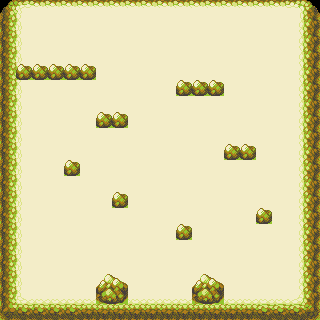

Tiled map render using the project's own tile images. Description and the whole map definition, tile-layer contents included, below:
An orthogonal 20x20 tile map with 16x16 px tiles, 2 tile layers (Floor, Obstacles) and 21 objects (7x brownSlime).

<map version="1.10" tiledversion="1.11.0" orientation="orthogonal" renderorder="right-down" width="20" height="20" tilewidth="16" tileheight="16" infinite="0" nextlayerid="7" nextobjectid="64">
 <editorsettings>
  <export target="floor1_6.lua" format="lua" />
 </editorsettings>
 <tileset firstgid="1" name="AdventureBegins_Demo" tilewidth="16" tileheight="16" tilecount="589" columns="19">
  <image source="AdventureBegins_Demo.png" width="304" height="496" />
 </tileset>
 <layer id="1" name="Floor" width="20" height="20" locked="1">
  <data encoding="csv">
153,154,155,155,155,155,155,155,155,155,155,155,155,155,155,155,155,155,156,157,
172,173,174,174,174,174,174,174,174,174,174,174,174,174,174,174,174,174,175,176,
172,173,174,174,174,174,174,174,174,174,174,174,174,174,174,174,174,174,175,176,
172,173,174,174,174,174,174,174,174,174,174,174,174,174,174,174,174,174,175,176,
172,173,174,174,174,174,174,174,174,174,174,174,174,174,174,174,174,174,175,176,
172,173,174,174,174,174,174,174,174,174,174,174,174,174,174,174,174,174,175,176,
172,173,174,174,174,174,174,174,174,174,174,174,174,174,174,174,174,174,175,176,
172,173,174,174,174,174,174,174,174,174,174,174,174,174,174,174,174,174,175,176,
172,173,174,174,174,174,174,174,174,174,174,174,174,174,174,174,174,174,175,176,
172,173,174,174,174,174,174,174,174,174,174,174,174,174,174,174,174,174,175,195,
172,173,174,174,174,174,174,174,174,174,174,174,174,174,174,174,174,174,175,195,
172,173,174,174,174,174,174,174,174,174,174,174,174,174,174,174,174,174,175,195,
172,173,174,174,174,174,174,174,174,174,174,174,174,174,174,174,174,174,175,195,
172,173,174,174,174,174,174,174,174,174,174,174,174,174,174,174,174,174,175,195,
172,173,174,174,174,174,174,174,174,174,174,174,174,174,174,174,174,174,175,195,
172,173,174,174,174,174,174,174,174,174,174,174,174,174,174,174,174,174,175,195,
172,173,174,174,174,174,174,174,174,174,174,174,174,174,174,174,174,174,175,195,
172,173,174,174,174,174,174,174,174,174,174,174,174,174,174,174,174,174,175,195,
172,192,193,193,193,193,193,193,193,193,193,193,193,193,193,193,193,193,194,195,
210,211,211,211,211,212,212,212,212,212,212,212,212,212,212,212,213,213,213,214
</data>
 </layer>
 <layer id="4" name="Obstacles" width="20" height="20">
  <data encoding="csv">
0,0,0,0,0,0,0,0,0,0,0,0,0,0,0,0,0,0,0,0,
0,0,0,0,0,0,0,0,0,0,0,0,0,0,0,0,0,0,0,0,
0,0,0,0,0,0,0,0,0,0,0,0,0,0,0,0,0,0,0,0,
0,0,0,0,0,0,0,0,0,0,0,0,0,0,0,0,0,0,0,0,
0,231,231,231,231,231,0,0,0,0,0,0,0,0,0,0,0,0,0,0,
0,0,0,0,0,0,0,0,0,0,0,231,231,231,0,0,0,0,0,0,
0,0,0,0,0,0,0,0,0,0,0,0,0,0,0,0,0,0,0,0,
0,0,0,0,0,0,231,231,0,0,0,0,0,0,0,0,0,0,0,0,
0,0,0,0,0,0,0,0,0,0,0,0,0,0,0,0,0,0,0,0,
0,0,0,0,0,0,0,0,0,0,0,0,0,0,231,231,0,0,0,0,
0,0,0,0,231,0,0,0,0,0,0,0,0,0,0,0,0,0,0,0,
0,0,0,0,0,0,0,0,0,0,0,0,0,0,0,0,0,0,0,0,
0,0,0,0,0,0,0,231,0,0,0,0,0,0,0,0,0,0,0,0,
0,0,0,0,0,0,0,0,0,0,0,0,0,0,0,0,231,0,0,0,
0,0,0,0,0,0,0,0,0,0,0,231,0,0,0,0,0,0,0,0,
0,0,0,0,0,0,0,0,0,0,0,0,0,0,0,0,0,0,0,0,
0,0,0,0,0,0,0,0,0,0,0,0,0,0,0,0,0,0,0,0,
0,0,0,0,0,0,229,230,0,0,0,0,229,230,0,0,0,0,0,0,
0,0,0,0,0,0,248,249,0,0,0,0,248,249,0,0,0,0,0,0,
0,0,0,0,0,0,0,0,0,0,0,0,0,0,0,0,0,0,0,0
</data>
 </layer>
 <objectgroup id="5" name="Walls">
  <object id="23" x="0" y="0" width="16" height="320" />
  <object id="25" x="304" y="0" width="16" height="320" />
  <object id="28" x="16" y="304" width="288" height="16" />
  <object id="31" x="16" y="0" width="288" height="8" />
  <object id="47" x="16" y="64" width="80" height="16" />
  <object id="48" x="176" y="80" width="48" height="16" />
  <object id="49" x="96" y="112" width="32" height="16" />
  <object id="50" x="224" y="144" width="32" height="16" />
  <object id="51" x="256" y="208" width="16" height="16" />
  <object id="52" x="176" y="224" width="16" height="16" />
  <object id="53" x="112" y="192" width="16" height="16" />
  <object id="54" x="64" y="160" width="16" height="16" />
  <object id="55" x="96" y="272" width="32" height="32" />
  <object id="56" x="192" y="272" width="32" height="32" />
 </objectgroup>
 <objectgroup id="6" name="Enemies">
  <object id="57" name="brownSlime" x="48" y="128">
   <point />
  </object>
  <object id="58" name="brownSlime" x="112" y="160">
   <point />
  </object>
  <object id="59" name="brownSlime" x="176" y="112">
   <point />
  </object>
  <object id="60" name="brownSlime" x="144" y="240">
   <point />
  </object>
  <object id="61" name="brownSlime" x="240" y="192">
   <point />
  </object>
  <object id="62" name="brownSlime" x="272" y="64">
   <point />
  </object>
  <object id="63" name="brownSlime" x="48" y="192">
   <point />
  </object>
 </objectgroup>
</map>
